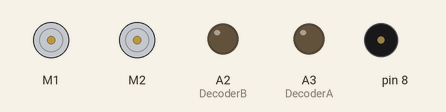
A sketch run on a simulated Arduino Uno, built with avr-gcc and run on an emulated ATmega328P. Parts: 2 × DC motor (green arrow = forward, orange = backward, longer = faster), output pins drawn as LEDs (lit = HIGH), buzzer (waves = sounding).

Above: at 0.2 s.
At 8.31 s:
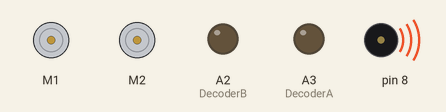
Timing chart, 0 to 8.8 s (numbered marks = the images above):
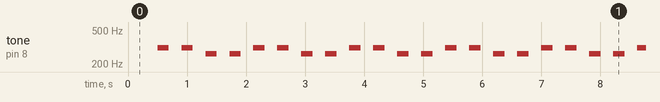

Measured:
- by itself, tone on pin 8: plays 311 Hz for 0.19 s, 311 Hz for 0.19 s, 262 Hz for 0.19 s, 262 Hz for 0.19 s, 311 Hz for 0.19 s, 311 Hz for 0.19 s … (308 notes in this stretch)

The sketch:

IR_Ultrasonic.ino
```cpp
#include <MeMCore.h>

//MOTOR
MeDCMotor leftMotor(M1); // assigning leftMotor to port M1
MeDCMotor rightMotor(M2); // assigning RightMotor to port M2
#define motorStopLeft 0
#define motorStopRight 0
#define motorForwardLeft -200
#define motorForwardRight 210
#define motorReverseLeft 125
#define motorReverseRight -120
#define motorNudgeSpeed 150

#define turnLeftTime 620
#define turnRightTime 620
#define doubleTurnTime 1000
#define nudgeTime 300
#define motorStopTime 300
MeRGBLed led(7, 2);


//ULTRASONIC SENSOR
MeUltrasonicSensor ultrasonic(PORT_2); //assigning ultrasonic to port 2
#define ultrasonicMin 1.0 //min reading for ultrasonic sensor
#define ultrasonicMax 18.0  //max reading for ultrasonic sensor

#define tooCloseLeft 7
#define irTooClose -600

//LED/LDR/IR
#define DecoderA A3
#define DecoderB A2

#define irPin A0
#define irDelay 5
#define irNumReading 3


MeBuzzer buzzer;
#define NOTE_C4   262
#define NOTE_EB4  311
#define beatMs 214   // 60000 / 140 / 2

const int notes[] = {NOTE_EB4, NOTE_EB4, NOTE_C4, NOTE_C4,
                       NOTE_EB4, NOTE_EB4, NOTE_C4, NOTE_C4};

void celebrate() {
  stopMotor();
  delay(200);
  for (int bar = 0; bar < 4; bar++) {
    for (int i = 0; i < 8; i++) {
      buzzer.tone(notes[i], beatMs * 0.9);
      delay(beatMs);
    }
  }
  buzzer.noTone();
}

/*MOTOR CODE*/
void stopMotor() {// Code for stopping motor
  leftMotor.stop(); // Stop left motor
  rightMotor.stop(); // Stop right motor
  delay(motorStopTime);
}

void moveForward() {// Code for moving forward for some short interval
  // Going forward:
 leftMotor.run(motorForwardLeft); // Negative: wheel turns anti-clockwise
 rightMotor.run(motorForwardRight); // Positive: wheel turns clockwise
}

void turnRight() { // Code for turning right 90 deg
  leftMotor.run(motorForwardLeft);
  rightMotor.run(motorReverseRight);
  delay(turnRightTime);
  stopMotor();
}

void turnLeft() { // Code for turning left 90 deg
  leftMotor.run(motorReverseLeft);
  rightMotor.run(motorForwardRight);
  delay(turnLeftTime);
  stopMotor();
}

void uTurn() { // Code for u-turn
  //slight reverse
  leftMotor.run(motorReverseLeft);
  rightMotor.run(motorReverseRight);
  delay(100);
  stopMotor();

  //slight turn towards left
  leftMotor.run(motorReverseLeft);
  rightMotor.run(motorForwardRight);
  delay(turnLeftTime/2);
  stopMotor();

  //slight reverse to make turn
  leftMotor.run(motorReverseLeft);
  rightMotor.run(motorReverseRight);
  delay(200);
  stopMotor();

  //complete turn from earlier
  leftMotor.run(motorReverseLeft);
  rightMotor.run(motorForwardRight);
  delay(turnLeftTime + 150); //timing to calibrate
  stopMotor();
}

void doubleLeftTurn() { // Code for double left turn
 turnLeft();
 moveForward();
 delay(doubleTurnTime);
 turnLeft();
}

void doubleRightTurn() {// Code for double right turn
  turnRight();
  moveForward();
  delay(doubleTurnTime);
  turnRight();
}

void nudgeLeft() { // Code for nudging slightly to the left for some short interval
  leftMotor.run(-motorNudgeSpeed);
  rightMotor.run(motorForwardRight);
  delay(350);
}

void nudgeRight() { // Code for nudging slightly to the right for some short interval}
  leftMotor.run(motorForwardLeft);
  rightMotor.run(motorNudgeSpeed);
  delay(nudgeTime);
}
/*LED/LDR/IR CODE*/
/*H
* Decoder Truth Table:
* B | A | Y0 | Y1 | Y2 | Y3
* L   L   L    H    H    H
* L   H   H    L    H    H
* H   L   H    H    L    H
* H   H   H    H    H    L

* Y0 is IR
* Y1 is R
* Y2 is G
* Y3 is B

* A2 is B
* A3 is A
*/

void shineIR() {// Code for turning on the IR emitter only
    digitalWrite(DecoderA, LOW);
    digitalWrite(DecoderB, LOW);
}
void shineRed() {// Code for turning on the red LED only
    digitalWrite(DecoderA, LOW);
    digitalWrite(DecoderB, HIGH);
}
void shineGreen() {
    digitalWrite(DecoderA, HIGH);
    digitalWrite(DecoderB, LOW);
}// Code for turning on the green LED only}
void shineBlue() {
    digitalWrite(DecoderA, HIGH);
    digitalWrite(DecoderB, HIGH);
}// Code for turning on the blue LED only}

float rightDistance(){ // Code for using IR circuit
  int ambientReading = 0;
  int reading = 0;
  shineRed(); // Turn off the IR emitter
  delay(irDelay);
  for (int i = 0; i < irNumReading; i++){
    ambientReading += analogRead(irPin);
    delay(irDelay);
  }
  ambientReading /= irNumReading;
  shineIR();
  delay(irDelay);
  for (int i = 0; i < irNumReading; i++){
    reading += analogRead(irPin);
    delay(irDelay);
  }
  reading /= irNumReading;
  return reading - ambientReading;


}
float leftDistance(){ //Code for using the ultrasonic sensor
  float a = ultrasonic.distanceCm();
  delay(20);
  float b = ultrasonic.distanceCm();
  delay(20);
  float c = ultrasonic.distanceCm();

  if ((a >= b && a <= c) || (a <= b && a >= c)) return a;
  if ((b >= a && b <= c) || (b <= a && b >= c)) return b;
  return c;
  //returns median
}

void setup()
{
// Configure pinMode for A0, A1, A2, A3
Serial.begin(9600); // intialise serial comunication
pinMode (DecoderA, OUTPUT);// set decoder A as output
pinMode (DecoderB, OUTPUT);// set decorder B as output
pinMode (irPin, INPUT);// set ir receiver pin as input
digitalWrite(DecoderA, 0);//initialise decoder A to 0
digitalWrite(DecoderB, 0);// initialise decoder B to 0

}

void loop()
{

  celebrate();


  /*float left  = leftDistance();
  float right = rightDistance();

  Serial.print("Left: ");  Serial.print(left);
  Serial.print(" cm | IR: "); Serial.println(right);

  if (left < tooCloseLeft) {
    led.setColor(0, 255, 0, 0);
    led.show();
    nudgeRight();

  } else if (right < irTooClose) {
    led.setColor(0, 0, 255, 0);
    led.show();
    nudgeLeft();


  } else {
    led.setColor(0, 0, 0, 0);
     led.show();

    moveForward();
  }*/
}
```
